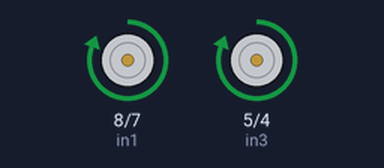
Recording of a sketch running on a simulated Arduino Uno, built with avr-gcc and run on an emulated ATmega328P. Shown: motor-driver pin pairs drawn as motors (green arrow = first pin HIGH = forward, orange = second pin HIGH = backward, longer = more drive, scaled by the enable pin).

Above: at 1.0 s.
At 3.5 s:
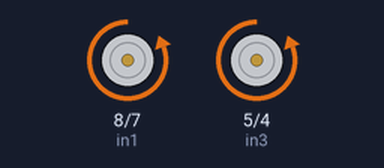
At 15.7 s:
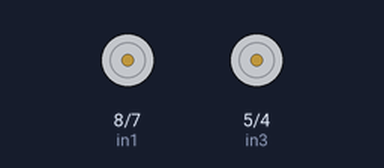
Timing chart, 0 to 21.1 s (numbered marks = the images above):
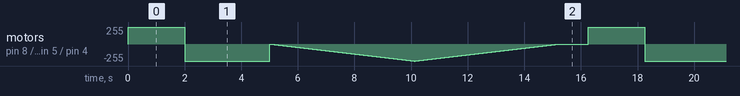

The sketch:

fantastic_kasi1.ino
```cpp
// Motor 1 connections
int en1 = 9;
int in1 = 8;
int in2 = 7;
// Motor 2 connections
int en2 = 3;
int in3 = 5;
int in4 = 4;

void setup() {
	// Set all the motor control pins to outputs
	pinMode(en1, OUTPUT);
	pinMode(en2, OUTPUT);
	pinMode(in1, OUTPUT);
	pinMode(in2, OUTPUT);
	pinMode(in3, OUTPUT);
  pinMode(in4, OUTPUT);


}

void loop() {
	directionControl();
	delay(1000);
	speedControl();
	delay(1000);
}

// This function lets you control spinning direction of motors
void directionControl() {
	// Set motors to maximum speed
	// For PWM maximum possible values are 0 to 255
	analogWrite(en1, 255);
	analogWrite(en2, 255);

	// Turn on motor 1 & 2
	digitalWrite(in1, HIGH);
	digitalWrite(in2, LOW);
	digitalWrite(in3, HIGH);
	digitalWrite(in4, LOW);
	delay(2000);

	// Now change motor directions
	digitalWrite(in1, LOW);
	digitalWrite(in2, HIGH);
	digitalWrite(in3, LOW);
	digitalWrite(in4, HIGH);
	delay(2000);


}

// This function lets you control speed of the motors
void speedControl() {
	// Turn on motors


	// Accelerate from zero to maximum speed
	for (int i = 0; i < 256; i++) {
		analogWrite(en1, i);
		analogWrite(en2, i);
		delay(20);
	}

	// Decelerate from maximum speed to zero
	for (int i = 255; i >= 0; --i) {
		analogWrite(en1, i);
		analogWrite(en2, i);
		delay(20);
	}


}
```
